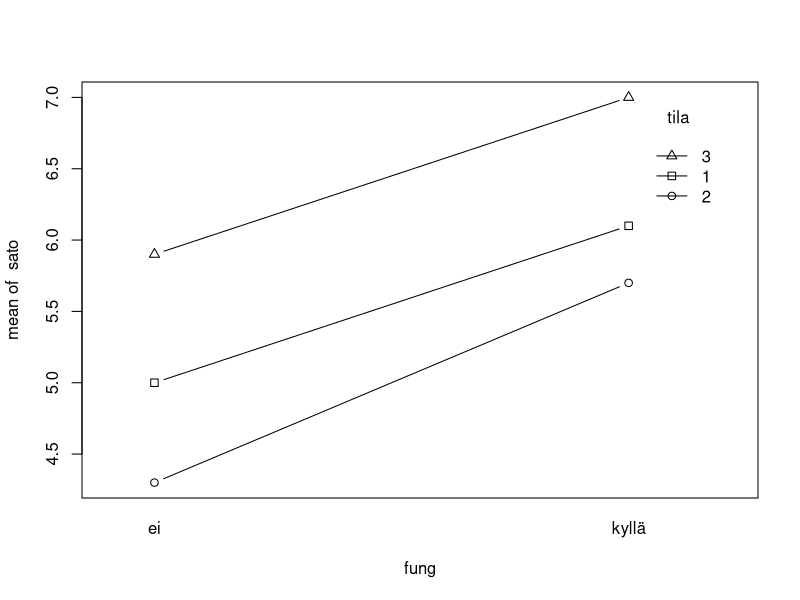
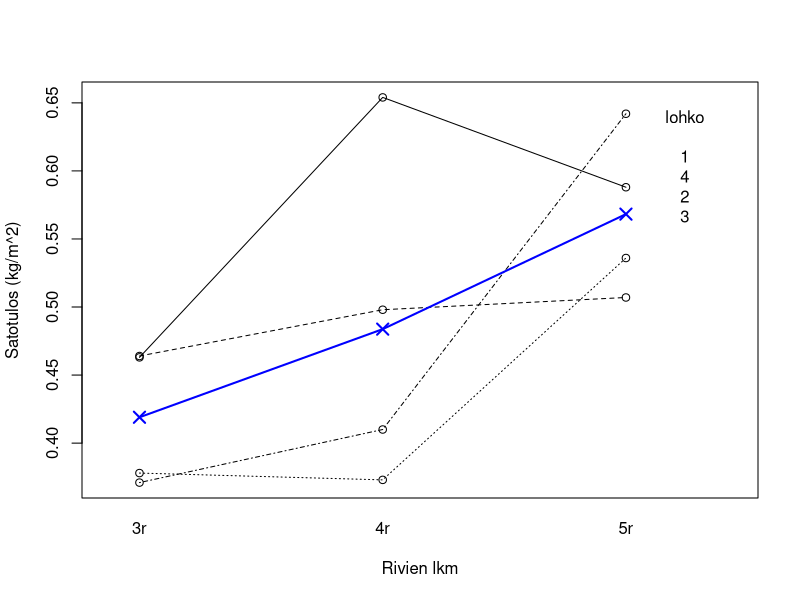

Generate these figures, in order, with R:
1.
sato1 <- c(5.0, 4.3, 5.9)
sato2 <- c(6.1, 5.7, 7.0)
sato <- c(sato1, sato2)
fung <- gl(2,3,6, labels=c("ei", "kyllä"));fung
tila <- gl(3,1,6) ; tila
data.frame(sato, fung, tila)
interaction.plot(fung, tila, sato, type = 'b', lty=1, pch=0:2)
ero <- sato2 - sato1 ; ero
mean(ero); sd(ero)
t.test(ero)
t.test(sato2, sato1, paired=T)
t.test(sato2, sato1, var.equal=T)
2.
va2 <- lm(sato ~ fung + tila)
round(cbind(summary(va2)$coef, confint(va2), 4))
sovite <- fitted(va2)
jaannos <- resid(va2)
data.frame(fung, tila, sato, sovite, jaannos)
anova(va2)
3.
sipuli.g <- c(371, 378, 464, 463,
410, 373, 498, 654,
642, 536, 507, 588)
library(gmodels)
Y <- sipuli.g/1000
rivit <- gl(3,4,12)
levels(rivit) <- c("3r", "4r", "5r")
lohko <- gl(4,1,12)
data.frame(rivit, lohko, Y)
Ym.r <- tapply(Y, rivit, mean)
Ysd.r <- tapply(Y, rivit, sd)
round(cbind(keskiarvo=Ym.r, hajonta=Ysd.r), 3)
round(tapply(Y, lohko, mean), 3)
round(tapply(Y, lohko, sd), 3)
round(mean(Y), 3)
interaction.plot(rivit, lohko, Y, type='o', pch=1,
xlab="Rivien lkm", ylab="Satotulos (kg/m^2)")
lines(1:3, Ym.r, type="o", pch=4, cex = 1.5, lwd=2, col="blue")
4.
m1 <- lm(Y ~ rivit)
summary(m1)
confint(m1)
anova(m1)
5.
m2 <- lm(Y ~ rivit + lohko)
summary(m2)
confint(m2)
anova(m2)
6.
library(gmodels)
fit.contrast(m1, rivit, c(-1, 0, 1), conf.int=0.95)
fit.contrast(m2, rivit, c(-1, 0, 1), conf.int=0.95)
